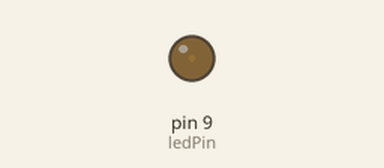
Simulated run of this sketch. Board: Arduino Uno, built with avr-gcc and run on an emulated ATmega328P. Shown: output pins drawn as LEDs (lit = HIGH).

Above: at 0.05 s.
At 2.8 s:
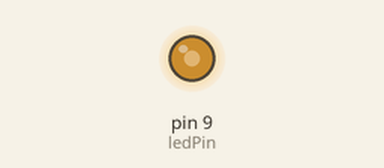
At 4.1 s:
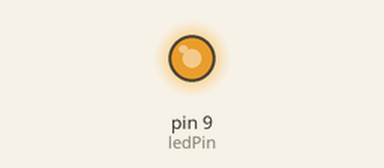
At 5.6 s:
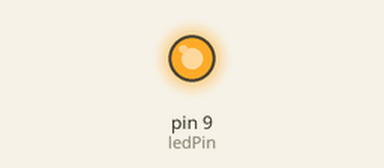
Timing chart, 0 to 7.3 s (numbered marks = the images above):
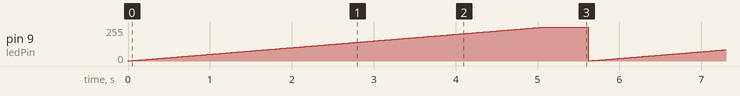

Measured:
- by itself, pin 9 (ledPin): ramps from 1/255 to 255/255 and jumps back, once every 5.6 s

The sketch:

projeto6_led_brilho.ino
```cpp
int ledPin = 9;
int brilho = 0;

void setup() {
  pinMode (ledPin, OUTPUT);

}

void loop() {
  while (brilho < 255){
    brilho++;
    analogWrite(ledPin, brilho);
    delay(20);
  }

  while (brilho > 0){
    brilho--;
    analogWrite(ledPin, brilho);
    delay(2);
  }

}
```
